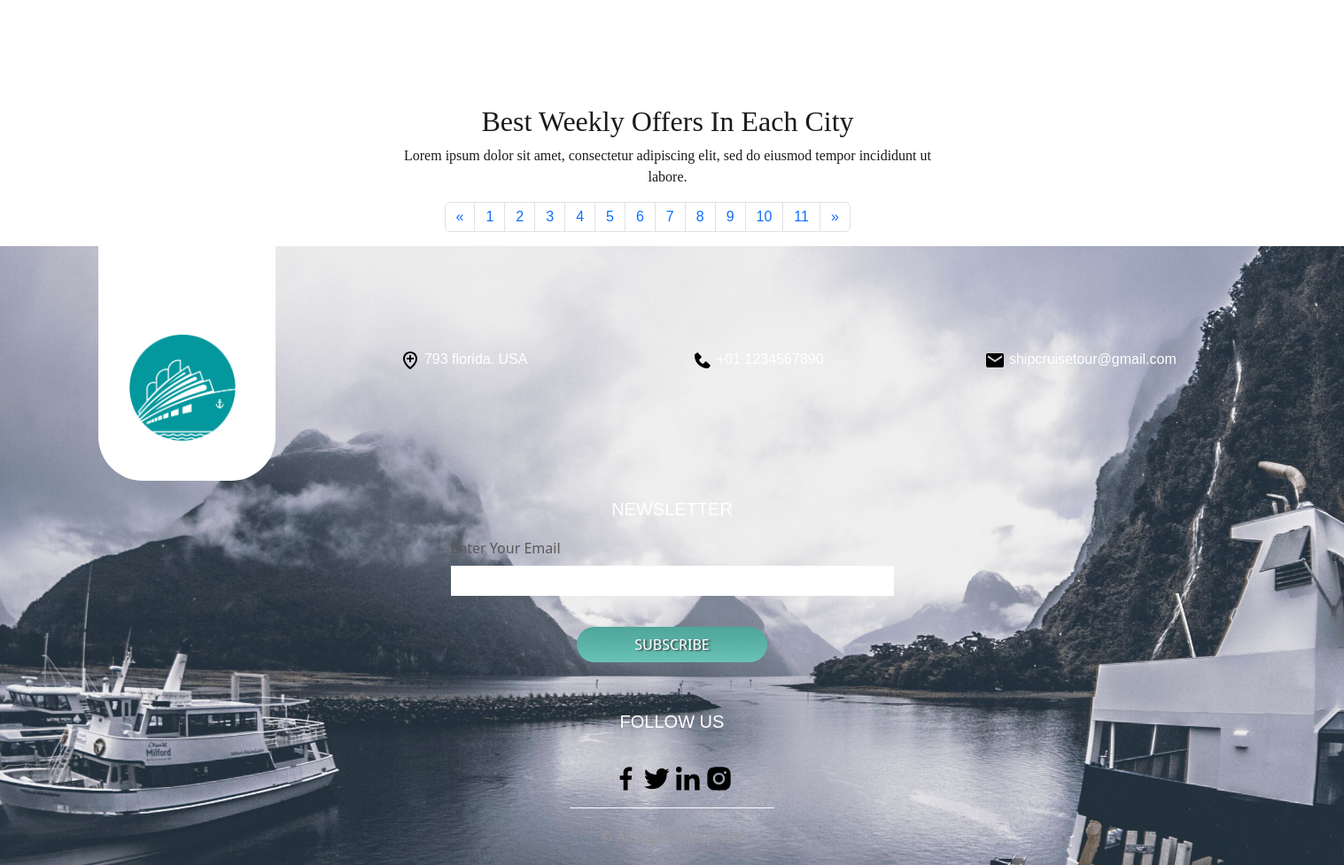
The app's page /pages/croisieres (lower part), older data.
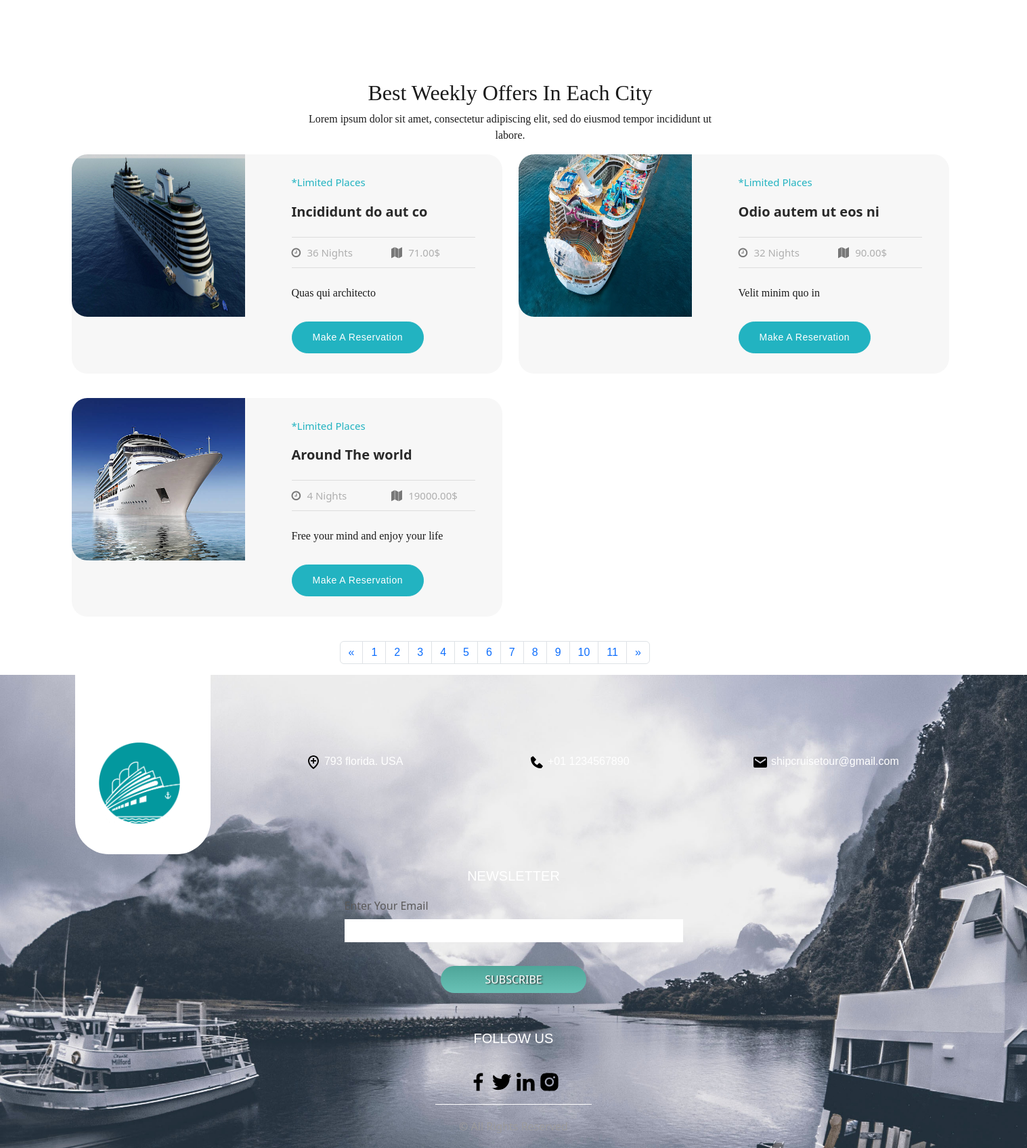
The same page, newer data.
### tables this page shows
CREATE TABLE `cruises` (
  `id` int(5) NOT NULL,
  `prix` int(5) NOT NULL,
  `image` varchar(255) NOT NULL,
  `nombre_nuits` int(2) NOT NULL,
  `port_depart` varchar(30) NOT NULL,
  `date_depart` date NOT NULL,
  `id_ship` int(5) NOT NULL,
  `nom` varchar(300) NOT NULL,
  `descriptif` varchar(10000) NOT NULL,
  `itineraire` varchar(255) NOT NULL
);

### app/controllers/Pages.php (called while the page is built, shortened)
<?php
  class Pages extends Controller{
  protected $cruiseModel;
  protected $shipModel;
  protected $portModel;
    public function __construct(){
      $this->cruiseModel = $this->model('Cruise');
      $this->shipModel = $this->model('Ship');
      $this->portModel = $this->model('Port');
    }
      public function croisieres(){
    if($_SERVER['REQUEST_METHOD'] == 'POST'){
      $port = $_POST['port'];
      $ship = $_POST['ship'];
      $date = $_POST['date'];
  $cruises = $this->cruiseModel->searchByPortShipDate($port,$ship,$date);
  $cruisePlaces = $this->cruiseModel->getPlaces();
  $reservedPlaces = $this->cruiseModel->getReservedPlaces();
  $shipsOptions = $this->shipModel->getShipsChoices();
  $portsOptions = $this->portModel->getPortsChoices();
  $datesOptions = $this->cruiseModel->getDatesChoices();
  $data = [
    'cruises' => $cruises,
    'cruisePlaces' => $cruisePlaces,
    'reservedPlaces' => $reservedPlaces,
    'shipsOptions' => $shipsOptions,
    'portsOptions' => $portsOptions,
    'datesOptions' => $datesOptions
  ];
} else {
  $cruises = $this->cruiseModel->getCruisesShipsPortsForClients();
  $cruisePlaces = $this->cruiseModel->getPlaces();
  $reservedPlaces = $this->cruiseModel->getReservedPlaces();
  $shipsOptions = $this->shipModel->getShipsChoices();
  $portsOptions = $this->portModel->getPortsChoices();
  $datesOptions = $this->cruiseModel->getDatesChoices();
}
        $data = [
          'cruises' => $cruises,
          'cruisePlaces' => $cruisePlaces,
          'reservedPlaces' => $reservedPlaces,
          'shipsOptions' => $shipsOptions,
          'portsOptions' => $portsOptions,
          'datesOptions' => $datesOptions
        ];
      $this->view('pages/croisieres', $data);
      }
  }

### app/libraries/Core.php (called while the page is built, shortened)
<?php
  class Core {
    protected $currentMethod = 'index';
    public function __construct(){
      $url = $this->getUrl();
            if(file_exists('../app/controllers/'.ucwords($url[0]).'.php')){
        unset($url[0]);
      }
      $this->currentController = new $this->currentController;
      if(isset($url[1])){
        if(method_exists($this->currentController, $url[1])){
          $this->currentMethod = $url[1];
          unset($url[1]);
        }
      }
      $this->params = $url ? array_values($url) : [];
      call_user_func_array([$this->currentController, $this->currentMethod], $this->params);
    }
    public function getUrl(){
        if(isset($_GET['url'])){
          $url = rtrim($_GET['url'], '/');
          $url = filter_var($url, FILTER_SANITIZE_URL);
          $url = explode('/', $url);
          return $url;
        }
    }
  }

### public/index.php (called while the page is built, shortened)
<?php
  $init = new Core;

### app/libraries/Database.php (called while the page is built, shortened)
<?php
class Database {
	private $host = DB_HOST;
	private $user = DB_USER;
	private $pass = DB_PASS;
	private $dbname = DB_NAME;
	private $dbh;
	private $stmt;
	public function __construct() {
		$dsn = 'mysql:host=' . $this->host . ';dbname=' . $this->dbname;
		$options = array (
			PDO::ATTR_PERSISTENT => true,
			PDO::ATTR_ERRMODE => PDO::ERRMODE_EXCEPTION
		);
		try {
			$this->dbh = new PDO ($dsn, $this->user, $this->pass, $options);
		}
		catch ( PDOException $e ) {
			$this->error = $e->getMessage();
		}
	}
	public function query($query) {
		 $this->stmt = $this->dbh->prepare($query);
	}
		public function queryPaginated($query,$start=null,$offset=null) {
			 $this->stmt = $this->dbh->prepare($query);
		}
	public function execute(){
		return $this->stmt->execute();
	}
	public function resultset(){
		$this->execute();
		return $this->stmt->fetchAll(PDO::FETCH_OBJ);
	}
}

### app/models/Cruise.php (called while the page is built, shortened)
<?php
  class Cruise {
    private $db;
    public function __construct(){
      $this->db = new Database;
    }
    public function getPlaces(){
      $this->db->query("SELECT SUM(ships.nombre_places) AS cruisePlaces FROM cruises INNER JOIN ships ON cruises.id_ship = ships.id");
      $results = $this->db->resultset();
      return $results;
    }
    public function getReservedPlaces(){
      $this->db->query("SELECT SUM(roomtypes.capacite) AS placesReserved
                        FROM reservations
                        INNER JOIN rooms
                        ON reservations.id_chambre = rooms.id
                        INNER JOIN roomtypes
                        ON rooms.id_type= roomtypes.id
                        INNER JOIN cruises
                        ON reservations.id_cruise=cruises.id
                        ");
      $results = $this->db->resultset();
      return $results;
    }
    public function getCruisesShipsPortsForClients(){
      $Limit = 6;
      $page_number = isset($_GET['page']) ? (int)$_GET['page']: 1;
      $page_number = $page_number < 1 ? 1 : $page_number;
      $offset = ($page_number - 1) * $Limit;
      $this->db->queryPaginated("SELECT cruises.*,
      ships.nombre_places AS cruiseCapacity,
      SUM(roomtypes.capacite) AS placesReserved
                  FROM cruises
                  INNER JOIN ships
                  ON cruises.id_ship=ships.id
                  INNER JOIN reservations
                  INNER JOIN rooms
                  ON reservations.id_chambre = rooms.id
                  INNER JOIN roomtypes
                  ON rooms.id_type= roomtypes.id
                  GROUP BY cruises.id
                  HAVING ((cruises.date_depart > CURRENT_DATE) AND ships.nombre_places > SUM(roomtypes.capacite))
                  ORDER BY cruises.prix ASC  LIMIT $Limit OFFSET $offset
                        ");
      $results = $this->db->resultset();
      return $results;
    }
    public function getDatesChoices(){
        $this->db->query('SELECT DISTINCT MONTH(date_depart) AS month FROM cruises ');
        $results = $this->db->resultset();
        return $results;
    }
  }

### app/views/pages/croisieres.php (the view, shortened to what the changed rows need)
<?php require APPROOT . '/views/inc/header.php'; ?>
      <div class="amazing-deals">
        <div class="container">
          <div class="row">
            <div class="col-lg-6 offset-lg-3">
              <div class="section-heading text-center">
                <h2>Best Weekly Offers In Each City</h2>
              </div>
            </div>
        <?php foreach( $data['cruises'] as $cruise ) :
          if($data['reservedPlaces'] > $data['cruisePlaces']){
          ?>
            <div class="col-lg-6 col-sm-6">
              <div class="item">
                <div class="row">
                  <div class="col-lg-6">
                    <div class="image">
                    <img src="../<?php echo $cruise->image; ?>" >
                    </div>
                  </div>
                  <div class="col-lg-6 align-self-center">
                    <div class="content">
                      <span class="info">*Limited Places</span>
                      <h4><?php echo $cruise->nom;?></h4>
                      <div class="row">
                        <div class="col-6">
                          <i class="fa fa-clock"></i>
                          <span class="list"><?php echo $cruise->nombre_nuits; ?> Nights</span>
                        </div>
                        <div class="col-6">
                          <i class="fa fa-map"></i>
                          <span class="list"><?php printf("%.2f",$cruise->prix ) ; ?>$</span>
                        </div>
                      </div>
                      <p><?php echo $cruise->descriptif; ?></p>
                      <div class="main-button">
                        <a class="btn disabled" href="<?= URLROOT; ?>/pages/booking/<?= $cruise->id; ?>"
                          >Make a Reservation</a>
                      </div>
                    </div>
                  </div>
                </div>
              </div>
            </div>
            <?php
          }else{
            ?>
            <div class="col-lg-6 col-sm-6">
              <div class="item">
                <div class="row">
                  <div class="col-lg-6">
                    <div class="image">
                    <img src="../<?php echo $cruise->image; ?>" >
                    </div>
                  </div>
                  <div class="col-lg-6 align-self-center">
                    <div class="content">
                      <span class="info">*Limited Places</span>
                      <h4><?php echo $cruise->nom;?></h4>
                      <div class="row">
                        <div class="col-6">
                          <i class="fa fa-clock"></i>
                          <span class="list"><?php echo $cruise->nombre_nuits; ?> Nights</span>
                        </div>
                        <div class="col-6">
                          <i class="fa fa-map"></i>
                          <span class="list"><?php printf("%.2f",$cruise->prix ) ; ?>$</span>
                        </div>
                      </div>
                      <p><?php echo $cruise->descriptif; ?></p>
                      <div class="main-button">
                        <a  href="<?= URLROOT; ?>/pages/booking/<?= $cruise->id; ?>" onclick="reservation()" id="testReservation" <?php if( $data['reservedPlaces'] > $data['cruisePlaces']){ echo ('aria-disabled');} ; ?> >Make a Reservation</a>
                      </div>
                    </div>
                  </div>
                </div>
              </div>
            </div>
            <?php
          }
          endforeach;  ?>
              <div class="pag">
                  <nav aria-label="Page navigation ">
                  <ul class="pagination">
                    <li class="page-item">
                    <?php for($i = 1 ; $i <= 5 ; $i++): ?>
                      <a class="page-link" href="<?= URLROOT?>/pages/croisieres?page=<?=$i-1;?>" aria-label="Previous">
                        <span aria-hidden="true">&laquo;</span>
                      </a>
                    </li>
                    <?php for($i = 1 ; $i <= 11 ; $i++): ?>
                    <li class="page-item"><a class="page-link" href="<?= URLROOT?>/pages/croisieres?page=<?=$i;?>"><?= $i;?></a></li>
                    <?php endfor ;?>
                    <li class="page-item">
                      <a class="page-link" href="<?= URLROOT?>/pages/croisieres?page=<?=$i+1;?>" aria-label="Next">
                        <span aria-hidden="true">&raquo;</span>
                      </a>
                    </li>
                    <?php endfor ;?>
                  </ul>
                  </nav>
                </div>
          </div>
        </div>
      </div>
<?php require APPROOT . '/views/inc/footer.php'; ?>

Row changes from the older to the newer data that the page shows:
added cruises: image (picture), nom "Incididunt do aut co", nombre_nuits "36", prix "71.00", descriptif "Quas qui architecto"
added cruises: image (picture), nom "Odio autem ut eos ni", nombre_nuits "32", prix "90.00", descriptif "Velit minim quo in"
added cruises: image (picture), nom "Around The world", nombre_nuits "4", prix "19000.00", descriptif "Free your mind and enjoy your life"
